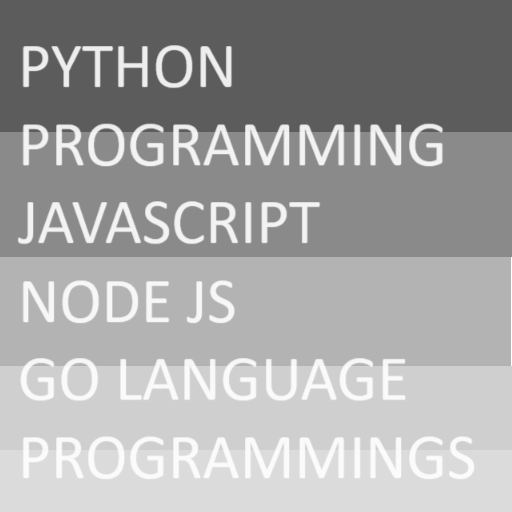
#> input picture week5/images/gray2.png, 512 x 512 px
$ jupyter execute Intermean_Repeat_Chapter.ipynb
#> lines starting #> are read from the running program, lines starting #| are printed output that depends on the picture; after the words box and inside, x2 and y2 are one past the last pixel; in counts of white or black regions, pixels touching at a corner belong together
### <span style='color:lightgreen;'>Inter-Mean Algorithm</span>
The inter-mean algorithm, also known as the intermeans or iterative mean thresholding algorithm, is a method used in image processing for segmenting an image into foreground and background by determining an optimal threshold value. This threshold is determined by iteratively calculating the mean of the pixels on either side of a guessed threshold and then averaging these means to get a new threshold. This process is repeated until convergence, where the threshold no longer changes significantly.

Here's a more detailed explanation:

#### <span style='color:lightblue;'>All Processes in Python</span>
1. **<span style='color:lightgreen;'>Import Libraries and define functions</span>**
    - Import the necessary libraries and define custom function.

[cell 1]
import cv2
import matplotlib.pyplot as plt
import numpy as np
import math

[cell 2]
def ShowImage(img):
    plt.axis("off")
    plt.imshow(img, cmap='gray')
    plt.show()

[cell 3]
def histogram(img):
    row, col = img.shape
    hist = [0.0] * 256
    for i in range(row):
        for j in range(col):
            hist[img[i, j]]+=1
    return np.array(hist)

[cell 4]
def ResizeImage(img, scale):
    row, col = img.shape
    dim = (int(col*scale), int(row*scale))
    return cv2.resize(img, dim, interpolation = cv2.INTER_AREA)

2. **<span style='color:lightgreen;'>Read an Image</span>**
    - Load and resize an image using OpenCV.

[cell 5]
img = cv2.imread('./images/gray2.png', 0)
#> img is the input picture: shape (512, 512); min 92, max 255, mean 164.7
print(img.shape)
#| (512, 512)

[cell 6]
#img = ResizeImage(img, 0.5)
#print(img.shape)

[cell 7]
ShowImage(img)

3. **<span style='color:lightgreen;'>Calculate Histogram</span>**
    - Compute the histogram of the image.

[cell 8]
hist = histogram(img)
#> hist = 256 values, max 61559 at index 92, min 0 at index 0, mean 1024

4. **<span style='color:lightgreen;'>Plot Histogram</span>**
    - Use Matplotlib to display the histogram.

[cell 9]
def show_histogram(h, opt):
#> called with h = array of shape (256,), opt = 1
    plt.figure(figsize=(4,2))
    plt.plot(h)
    plt.title('Histogram')
    plt.xlabel('Pixel Intensity')
    plt.ylabel('Frequency')
    if opt:
        plt.axis("on")
    else:
        plt.axis("off")
    plt.show()
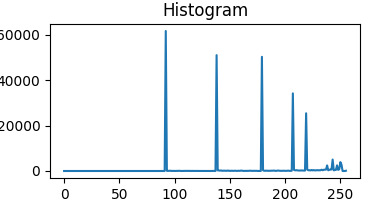
#> figure drawn by matplotlib, 1 panel; curve peaks at x = 92, y = 61559
# plt.savefig('histogram.png')
show_histogram(hist, 1)

5. **<span style='color:lightgreen;'>Calculate Threshoding Value by Intermean Algorithm</span>**

[cell 10]
def intermean_org(hist, t):
    prob = hist/np.sum(hist)

    w0 = np.sum(prob[:t]) + 0.00000001
    w1 = np.sum(prob[t:]) + 0.00000001

    u0 = np.sum(np.array([i for i in range(t)])*prob[:t])/w0
    u1 = np.sum(np.array([i for i in range(t,256)])*prob[t:])/w1
    if (u0 == 0.0):
        thr = u1
    elif (u1 == 0.0):
        thr = u0
    else:
        thr = (u0 +u1) / 2

    return thr.astype('int16')

[cell 11]
def intermean(hist, t, st, en):
    prob = np.zeros_like(hist, dtype='float16')
    tot = np.sum(hist[st:en])
    prob[st:en] = hist[st:en]/tot

    w0 = np.sum(prob[st:t]) + 0.0000001
    w1 = (1 - w0) +  + 0.0000001

    t0 = np.array([i for i in range(st,t)])
    t1 = np.array([i for i in range(t, en)])
    u0 = np.sum(t0*prob[st:t])/w0
    u1 = np.sum(t1*prob[t:en])/w1

    if u0 == 0.0:
        thr = u1
    elif u1 == 0.0:
        thr = u0
    else:
        thr = (u0+u1)/2

    return thr.astype('int16')

 - **<span style='color:lightgreen;'>Main Process</span>**

[cell 12]
T0 = 18
#T0 = int(np.mean(img))
flag = True
Tlist = []
Tlist.append(T0)
while (flag):
    T1 = intermean_org(hist, T0)
    Tlist.append(T1)
    if (math.fabs(T1 -T0) < 1):
        flag = False
    else:
        T0 = T1
#> this loop made 3 passes
#> (w0 in intermean_org, w1 in intermean_org, u0 in intermean_org, u1 in intermean_org, thr in intermean_org, T1, T0) on passes 1 to 2: (1e-08, 1, 0, 164.7, 164.7, 164, 164), (0.445, 0.555, 113.7, 205.7, 159.7, 159, 159)
#> (w0 in intermean_org, w1 in intermean_org, u0 in intermean_org, u1 in intermean_org, thr in intermean_org, T1) on pass 3: (0.444, 0.556, 113.5, 205.6, 159.6, 159)
#> after the loop, Tlist = [18, 164, 159, 159]
print(Tlist)
#| [18, 164, 159, 159]
print(Tlist[-1])
#| 159

[cell 13]
ret, bimg = cv2.threshold(img, Tlist[-1], 255, cv2.THRESH_BINARY)
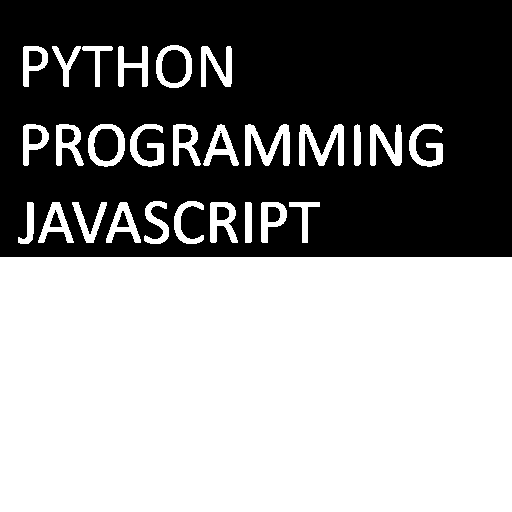
#> bimg: shape (512, 512); 55.6% white; 14 black regions (2 under 20 px), largest, box (x1, y1, x2, y2) and area: (0, 0, 512, 257) 113773, (162, 50, 186, 83) 669, (94, 129, 118, 161) 640
#> ret = 159
ShowImage(bimg)

[cell 14]
tolerant, times = 1, 3
st, en = 0, 256
for t in range(times):
    T0 = int((st+en)*0.5)
    flag = True
    Tlist = []
    Tlist.append(T0)
    show_histogram(hist[st:en], 0)
    while(flag):
        T1 = intermean(hist, T0, st, en)
        Tlist.append(T1)
        if abs(T1-T0) < tolerant :
            flag = False
        else:
            T0 = T1
    thr = Tlist[-1]
    st = thr+1
    print(Tlist, t, thr)
#> this loop made 3 passes
#> pass 1, in show_histogram (call 2), `plt.show()`:
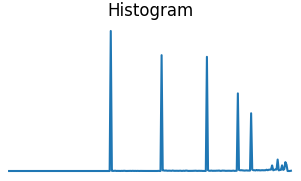
#> figure drawn by matplotlib, 1 panel
#> pass 2, in show_histogram (call 3), `plt.show()`:
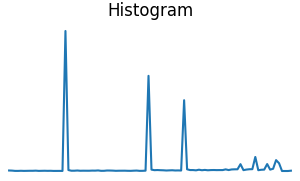
#> figure drawn by matplotlib, 1 panel

[cell 15]
Thresh = Tlist[-1]
#> Thresh = 231
print(Thresh)
#| 231

 - **<span style='color:lightgreen;'>Theshold Step </span>**

[cell 16]
ret, bimg_2 = cv2.threshold(img, Thresh, 255, cv2.THRESH_BINARY)
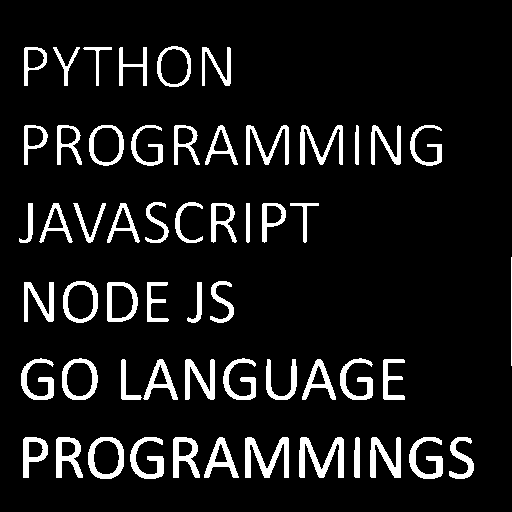
#> bimg_2: shape (512, 512); 9.3% white; 56 white regions, largest, box (x1, y1, x2, y2) and area: (299, 437, 344, 478) 889, (245, 437, 289, 478) 866, (370, 437, 401, 478) 654
#> ret = 231
ShowImage(bimg_2)

$ run again, with week5/images/gray3.png copied over week5/images/gray2.png
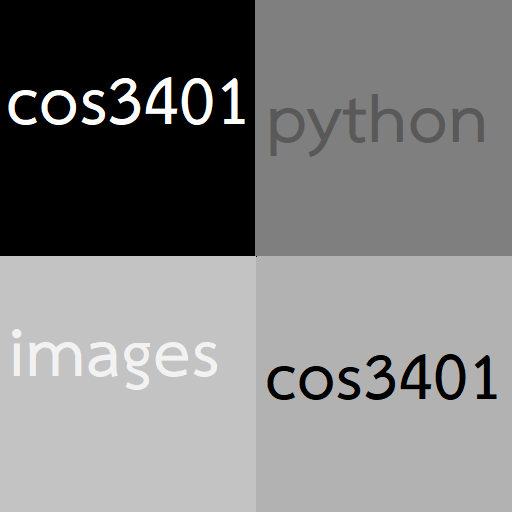
#> input picture week5/images/gray3.png, 512 x 512 px
#| (512, 512)
#> `hist = histogram(img)`: hist = 256 values, max 63726 at index 0, min 0 at index 1, mean 1024
#> the loop `while (flag):` made 5 passes
#> (T1, T0) on passes 1 to 4: (167, 167), (126, 126), (87, 87), (84, 84)
#> after the loop `while (flag):`: Tlist = [18, 167, 126, 87, 84, 84]
#| [18, 167, 126, 87, 84, 84]
#| 84
#> `ret, bimg = cv2.threshold(img, Tlist[-1], 255, cv2.THRESH_BINARY)`:
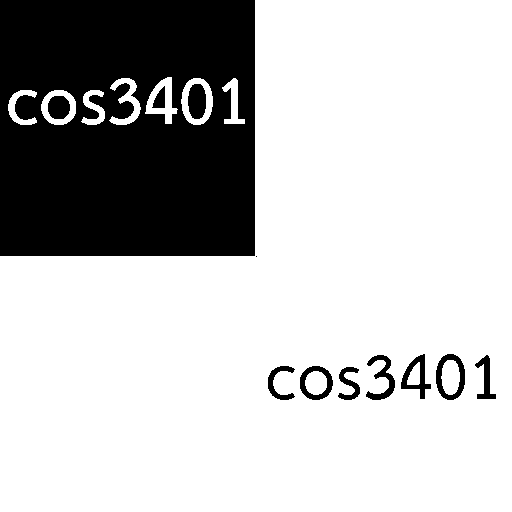
#> bimg: shape (512, 512); 75.4% white; 12 black regions (1 under 20 px), largest, box (x1, y1, x2, y2) and area: (0, 0, 255, 256) 60379, (436, 354, 465, 400) 558, (188, 84, 206, 119) 525
#> `ret, bimg = cv2.threshold(img, Tlist[-1], 255, cv2.THRESH_BINARY)`: ret = 84
#> the loop `for t in range(times):` made 3 passes
#> Thresh = 216
#| 216
#> `ret, bimg_2 = cv2.threshold(img, Thresh, 255, cv2.THRESH_BINARY)`:
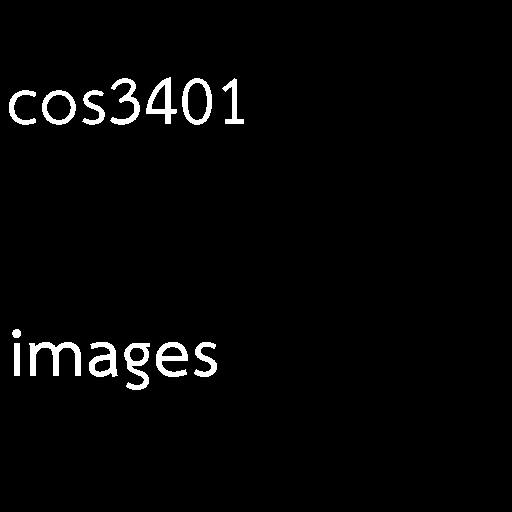
#> bimg_2: shape (512, 512); 2.4% white; 14 white regions, largest, box (x1, y1, x2, y2) and area: (29, 342, 81, 376) 772, (124, 343, 150, 390) 596, (156, 342, 188, 377) 571
